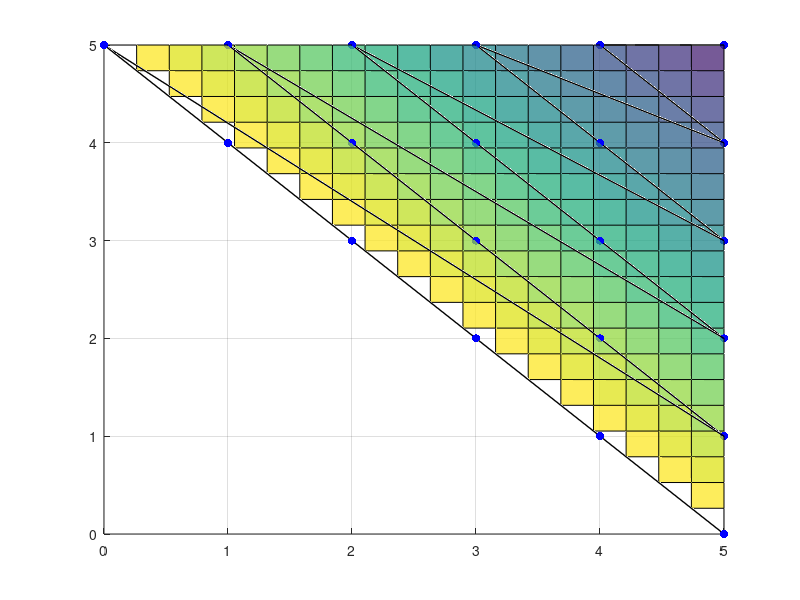

The MATLAB script that drew this image: (Note: this script raises an error after producing the figure.)
clear; d = 10; a = 10;
count = 1;
for x=-d/2:d/2
    for y=-d/2:d/2
        for z=-d/2:d/2
            if (x+y+z==a)
                state = [x y z]; states{count} = state;
                if x<0, x_shift=-2*x-1; else; x_shift = 2*x; end
                if y<0, y_shift=-2*y-1; else; y_shift = 2*y; end
                if z<0, z_shift=-2*z-1; else; z_shift = 2*z; end
                xs = (1/2)*(x_shift+y_shift)*(x_shift+y_shift+1)+y_shift;
                keys(count) = (1/2)*(xs+z_shift)*(xs+z_shift+1)+z_shift;
                count = count + 1;
            end
        end
    end
end

[keys,sortIdx] = sort(keys,'ascend');
states = states(sortIdx); num = length(states); 

x_coords = zeros(1,num); y_coords = zeros(1,num); z_coords = zeros(1,num);
for i=1:num
    state = states{i}; 
    x_coords(i) = state(1); y_coords(i) = state(2); z_coords(i) = state(3);
end

xv = linspace(min(x_coords), max(x_coords), 20);
yv = linspace(min(y_coords), max(y_coords), 20);
[X,Y] = meshgrid(xv, yv);
Z = griddata(x_coords,y_coords,z_coords,X,Y);


figure(1); clf; grid on, hold on
scatter3(x_coords,y_coords,z_coords, 'b', 'filled', "DisplayName", "State");
plot3(x_coords,y_coords,z_coords, 'k', 'Linewidth', 1, "DisplayName", "Ascending Key Value");
surf(X,Y,Z, 'FaceAlpha',0.75, "DisplayName", "Shell"); 
title("Cantor, x,y,z = [" + string(-d/2) + "," + string(d/2) + "], x+y+z=" +string(a), 'Interpreter', 'latex')
xticks([min(x_coords):max(x_coords)])
yticks([min(y_coords):max(y_coords)])
zticks([min(z_coords):max(z_coords)])
xlabel("x")
ylabel("y")
zlabel("z")
lgd = legend;
lgd.Location = "best";
lgd.FontSize = 10;
view(165,45)